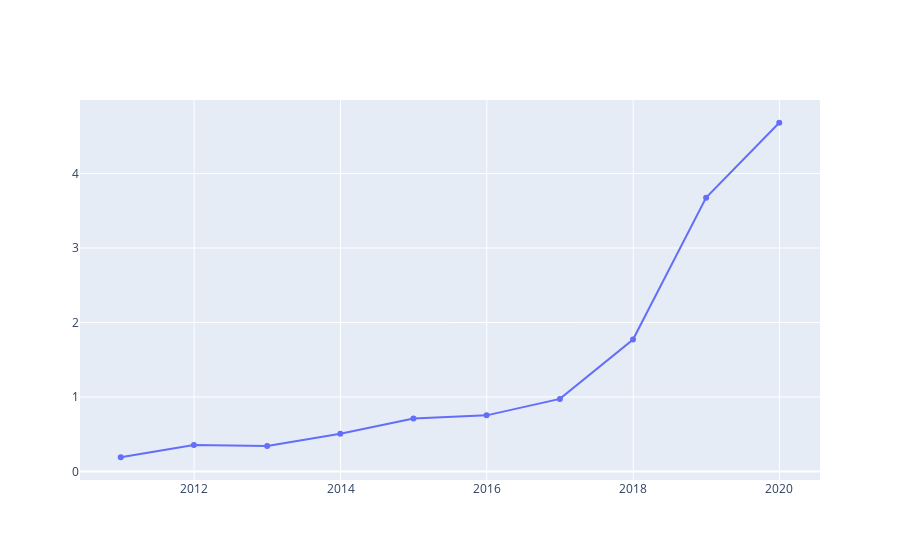

Notebook code for this chart:
### Markdown cell above
## 现金及等价物/有息负债

### Code cell
fig = go.Figure()
fig.add_trace(go.Scatter(x=data_df.index, y=data_df['money_cap']/data_df['debts_yx'],name='有息负债率'))
fig.show()

### Figure 1 — Plotly figure (JSON) as saved in the notebook; plotly's stock layout.template omitted (floating-point values rounded to 4 significant figures)
{"data": [{"name": "有息负债率", "type": "scatter", "x": ["2010-12-31", "2011-12-31", "2012-12-31", "2013-12-31", "2014-12-31", "2015-12-31", "2016-12-31", "2017-12-31", "2018-12-31", "2019-12-31"], "y": [0.1919, 0.3555, 0.3446, 0.506, 0.7105, 0.7541, 0.9753, 1.771, 3.676, 4.681]}], "layout": {}}
